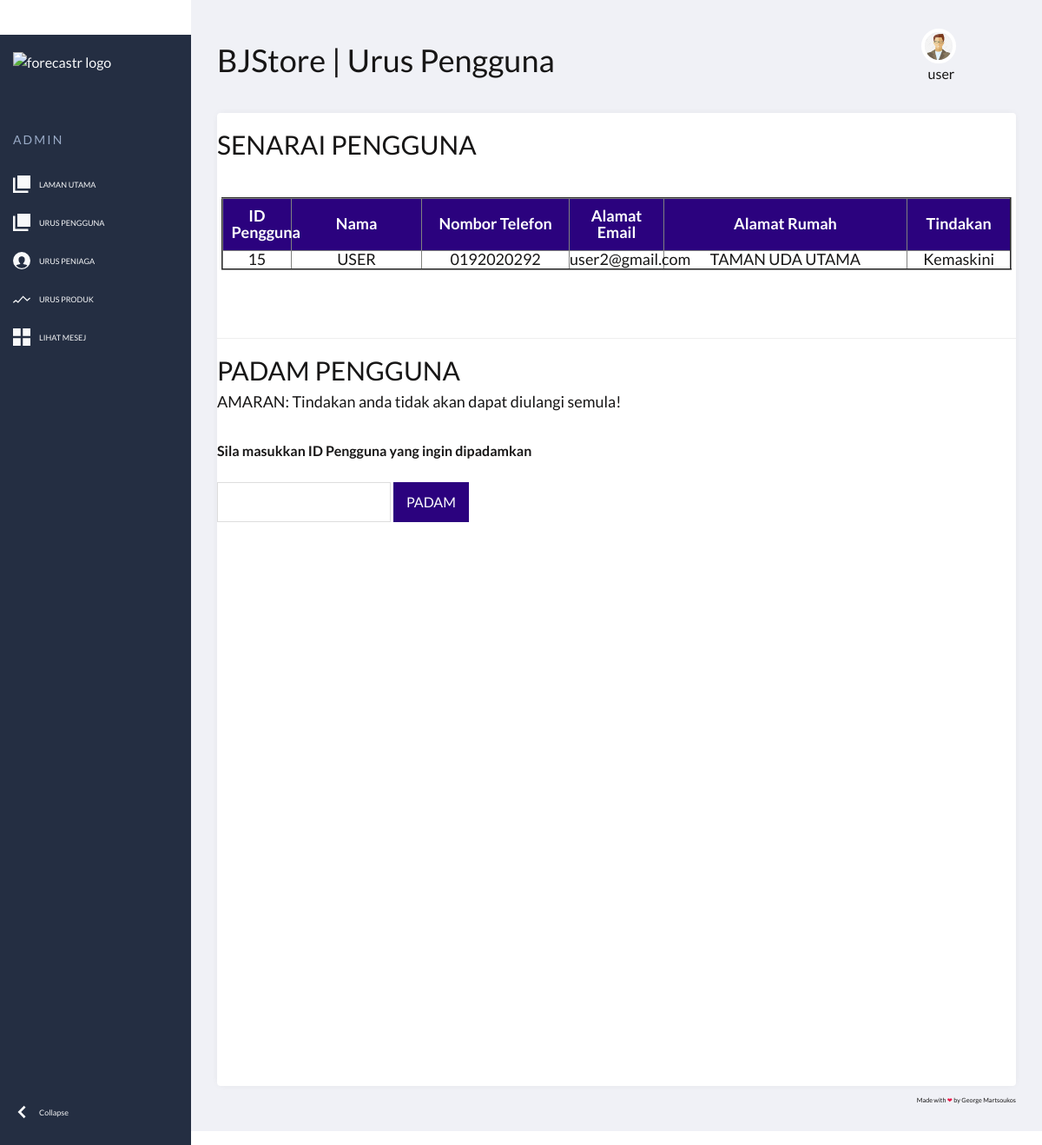
Page /adminuser.php (signed in) on the committed database.
### tables this page shows
CREATE TABLE `user` (
  `userID` int(11) NOT NULL,
  `username` varchar(255) NOT NULL,
  `password` varchar(255) NOT NULL,
  `custName` varchar(255) NOT NULL,
  `phoneNumber` varchar(12) NOT NULL,
  `custAddress` varchar(255) NOT NULL,
  `email` varchar(255) NOT NULL
);

### adminuser.php (the view, shortened to what this page needs)
<!DOCTYPE html>
<html lang="en">
  <head>
    <link rel="stylesheet" href="https://maxcdn.bootstrapcdn.com/bootstrap/3.2.0/css/bootstrap.min.css">
    <link rel="stylesheet" href="https://maxcdn.bootstrapcdn.com/font-awesome/4.3.0/css/font-awesome.min.css">
    <link rel="stylesheet" href="css/owl.carousel.css">
    <link rel="stylesheet" href="mystyle.css">
    <link rel="stylesheet" href="css/responsive.css">
  </head>
  <body>
<header class="page-header"  >
  <nav>
    <a href="#0">
      <img class="logo" src="https://s3-us-west-2.amazonaws.com/s.cdpn.io/162656/vertical-logo.svg" alt="forecastr logo">
    </a>
    <ul class="admin-menu">
      <li class="menu-heading">
        <h3>Admin</h3>
      </li>
      <li>
        <a href="adminhomepage.php">
          <svg>
            <use xlink:href="#pages"></use>
          </svg>
          <span>LAMAN UTAMA</span>
        </a>
      </li>
      <li>
        <a href="adminuserpage.php">
          <svg>
            <use xlink:href="#pages"></use>
          </svg>
          <span>URUS PENGGUNA</span>
        </a>
      </li>
      <li>
        <a href="adminseller.php">
          <svg>
            <use xlink:href="#users"></use>
          </svg>
          <span>URUS PENIAGA</span>
        </a>
      </li>
      <li>
        <a href="admincategory.php">
            <svg>
              <use xlink:href="#trends"></use>
            </svg>
            <span>URUS PRODUK</span>
          </a>
      </li>
      <li>
        <a href="admincontact.php">
          <svg>
            <use xlink:href="#collection"></use>
          </svg>
          <span>LIHAT MESEJ</span>
        </a>
      </li>
      <li>
        <button class="collapse-btn" aria-expanded="true" aria-label="collapse menu">
          <svg aria-hidden="true">
            <use xlink:href="#collapse"></use>
          </svg>
          <span>Collapse</span>
        </button>
      </li>
    </ul>
  </nav>
</header>
<section class="page-content">
  <section class="search-and-user">
    <form>
      <div class="header">
  <h1> BJStore | Urus Pengguna</h1>
</div>
    </form>
        <div class="navbar-collapse collapse">
        <ul class="nav navbar-nav">
        <div class="dropdownnew">
                            <button class="dropbtn"><a href="#" class="profileIcon"></a><img src="photo/images.jpeg"  class="image-circle"/>&nbsp&nbsp<?php echo $_SESSION['username']; ?></button>
                     </div>
                    </ul>
                </div>
  </section>
  <section class="grid">
    <article>
    <div class="product-widget-area">
    <div class="brand-wrapper">
                        <H2>SENARAI PENGGUNA</H2> <br>
                        <center>
                            <h4>
                                <?php
                                include('config.php');
                                if ($result = $link->query("SELECT * FROM user"))
                                {
                                if ($result->num_rows > 0)
                                {
                                echo "<table border='2' width='99%' id='tebel' cellpadding='12'>";
                                echo "<tr><th width='80px'>ID Pengguna</th><th width='150px'>Nama</th><th width='170px'>Nombor Telefon</th><th>Alamat Email</th><th width='280px'>Alamat Rumah</th><th width='120px'>Tindakan</th></tr>";
                                while ($row = $result->fetch_object())
                                {
                                echo "<tr cellpadding='12'>";
                                echo strtoupper ("<td>" . $row->userID . "</td>");
                                echo strtoupper ("<td>" . $row->custName . "</td>");
                                echo strtoupper ("<td>" . $row->phoneNumber . "</td>");
                                echo lcfirst ("<td>" . $row->email . "</td>");
                                echo strtoupper ("<td>" . $row->custAddress ."</td>");
                                echo "<td> <a href='adminuseredit.php?userID=" . $row->userID . "'>Kemaskini</a> </td>";
                                echo "</tr>";
                                }
                                echo "</table>";
                                }
                                else
                                {
                                echo "No results to display!";
                                }
                                }
                                else
                                {
                                echo "Error: " . $mysqli->error;
                                }
                                ?>
                        </center>
                        <br><br>
                        <hr>
                        <div>
                        <H2>PADAM PENGGUNA</H2>
                        <h4>AMARAN: Tindakan anda tidak akan dapat diulangi semula!</h4> <br>
                        <b>Sila masukkan ID Pengguna yang ingin dipadamkan</b>
                        <br><br>
                        <form action="adminuserdelete.php" method="GET">
                            <input type="text" name="deletep" />
                            <input type="submit" value="Padam" />
                        </form>
                        </div>
    </div>
                            </div>
    </article>
  </section>
  <footer class="page-footer">
    <small>Made with <span>❤</span> by <a href="http://georgemartsoukos.com/" target="_blank">George Martsoukos</a>
    </small>
  </footer>
</section>
  </body>
</html>

### mystyle.css (style rules this page uses)
:root { --page-header-bgColor: #242e42; --page-header-bgColor-hover: #1d2636; --page-header-txtColor: #f8f9fa; --page-header-headingColor: #9aabc7; --page-header-width: 220px; --page-content-bgColor:#f0f1f6; --page-content-txtColor: #171616; --page-content-blockColor: #fff; --white: rgb(10, 10, 10); --black: #333; --blue: #00b9eb; --red: #ec1848; --border-radius: 4px; --box-shadow: 0 0 10px -2px rgba(0, 0, 0, 0.075); }
* { padding: 0; margin: 0; box-sizing: border-box; }
ul { list-style: none; }
a, button { color: inherit; }
a { text-decoration: none; }
button { background: none; cursor: pointer; }
input { -webkit-appearance: none; }
button, input { border: none; }
svg { display: block; }
body { font: 16px/1.5 "Lato", arial; }
.page-header { position: fixed; top: 0; left: 0; right: 0; bottom: 0; overflow: auto; padding-top: 10px; width: var(--page-header-width); color: var(--page-header-txtColor); background: var(--page-header-bgColor); }
body { position: relative; }
.page-header { position: absolute; top: 0; left: 0; height: 100%; }
.page-header nav { display: flex; flex-direction: column; min-height: 100%; }
.page-header .logo { display: block; max-width: 120px; margin: 10px 15px; }
.page-header .admin-menu { display: flex; flex-direction: column; flex-grow: 1; margin-top: 35px; }
.page-header .admin-menu li:nth-last-child(2) { margin-bottom: 35px; }
.page-header .admin-menu li:last-child { margin-top: auto; margin-bottom: 20px; }
.page-header .admin-menu li > * { width: 100%; padding: 12px 15px; }
.page-header .admin-menu .menu-heading h3 { text-transform: uppercase; letter-spacing: 0.15em; font-size: 14px; margin-top: 12px; color: var(--page-header-headingColor); }
.page-header .admin-menu svg { text-transform: uppercase; width: 20px; height: 20px; fill: var(--page-header-txtColor); margin-right: 10px; transition: fill 0.2s; }
.page-header .admin-menu a, .page-header .admin-menu button { display: flex; align-items: center; font-size: 0.9rem; transition: background 0.2s, color 0.2s; }
.page-content { position: relative; left: var(--page-header-width); width: calc(100% - var(--page-header-width)); min-height: 100vh; padding: 30px; color: var(--page-content-txtColor); background: var(--page-content-bgColor); }
.search-and-user { display: grid; grid-template-columns: 1fr auto; grid-column-gap: 50px; align-items: center; background: var(--page-content-bgColor); margin-bottom: 30px; }
.search-and-user form { position: relative; }
.search-and-user ::placeholder { color: var(--page-content-txtColor); }
.page-content .grid { display: grid; grid-template-columns: repeat(2, 1fr); grid-gap: 30px; }
.page-content .grid > article { display: flex; height: 1120px; background: var(--page-content-blockColor); border-radius: var(--border-radius); box-shadow: var(--box-shadow); }
.page-content .grid > article:first-child, .page-content .grid > article:last-child { grid-column: 1 / -1; }
.page-footer { font-size: 0.85rem; text-align: right; margin-top: 10px; }
.page-footer span { color: var(--red); }
.dropdownnew { position: relative; display: inline-block; width:5%; float: right; margin-right: 86px; }
.image-circle { border-radius: 50%; width: 40px; height: 40px; border: 4px solid #FFF; }
table#tebel th { background-color: #2b027e; color: white; text-align: center; padding: 10px; }
table#tebel { table-layout:fixed; text-align: center; }
input[type="text"], input[type="password"], input[type="email"], textarea { border: 1px solid #ddd; padding: 10px; color:black; }
input[type="submit"], button[type=submit] { background: none repeat scroll 0 0 #2b027e; border: medium none; color: #fff; padding: 11px 20px; text-transform: uppercase; }

### css/responsive.css (style rules this page uses)
@media only screen and (min-width: 992px) and (max-width: 1280px) { input[type="submit"], button[type="submit"] { padding: 11px 15px; } }

### rows in the picture
user: userID "15", custName "USER", phoneNumber "0192020292", email "user2@gmail.com", custAddress "TAMAN UDA UTAMA"

### other values in the picture
$_SESSION['username'] "user"
